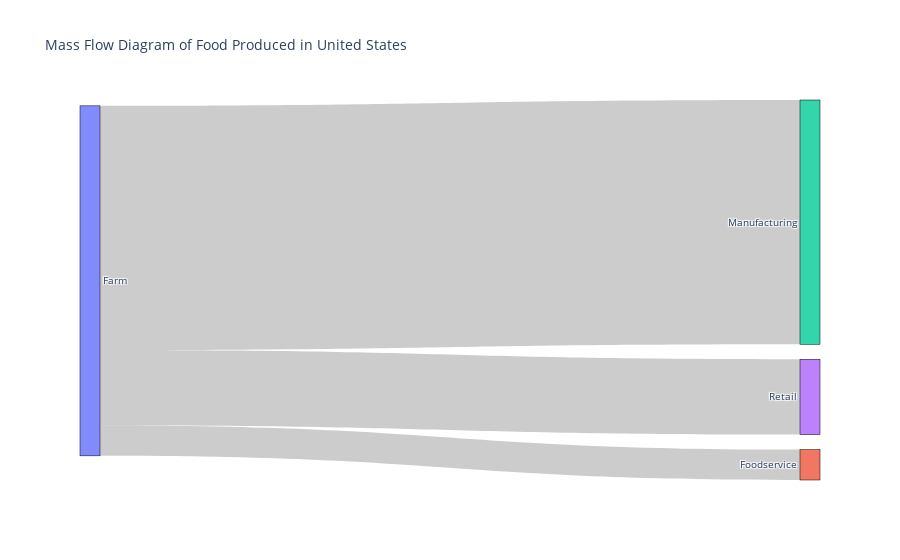

The notebook cell saved with this chart:
### Code cell
import pandas as pd
import plotly.graph_objects as go

# Load data into a DataFrame, skip the first three rows
data = pd.read_csv('ReFED_US_Food_Surplus_Summary.csv', skiprows=3)

# Filter rows containing the useful sectors
data = data[data['sector'].isin(['Farm', 'Manufacturing', 'Foodservice', 'Retail'])]

# Calculate the total sum of tons_supply for each sector
grouped_data = data.groupby('sector')['tons_supply'].sum().reset_index()

# Create a mapping of sector names to numeric labels
sector_mapping = {sector: i for i, sector in enumerate(grouped_data['sector'].unique())}

# Create a list of labels and values for the Sankey diagram
labels = list(sector_mapping.keys())
values = grouped_data['tons_supply'].values

# Create the sources, targets, and values for the Sankey diagram links
sources = [sector_mapping['Farm']] * 3
targets = [sector_mapping['Manufacturing'], sector_mapping['Retail'], sector_mapping['Foodservice']]
link_values = [values[sector_mapping[sector]] for sector in ['Manufacturing', 'Retail', 'Foodservice']]

# Create Sankey diagram
fig = go.Figure(go.Sankey(
    node=dict(
        pad=15,
        thickness=20,
        line=dict(color='black', width=0.5),
        label=labels
    ),
    link=dict(
        source=sources,
        target=targets,
        value=link_values
    )
))

# Set Sankey diagram title
fig.update_layout(title_text='Mass Flow Diagram of Food Produced in United States', font_size=10)

# Show Sankey diagram
fig.show()

### Figure 1 — Plotly figure (JSON) as saved in the notebook; plotly's stock layout.template omitted (floating-point values rounded to 4 significant figures)
{"data": [{"link": {"source": [0, 0, 0], "target": [2, 3, 1], "value": [5328000000.0, 1644000000.0, 662900000.0]}, "node": {"label": ["Farm", "Foodservice", "Manufacturing", "Retail"], "line": {"color": "black", "width": 0.5}, "pad": 15, "thickness": 20}, "type": "sankey"}], "layout": {"font": {"size": 10}, "title": {"text": "Mass Flow Diagram of Food Produced in United States"}}}
